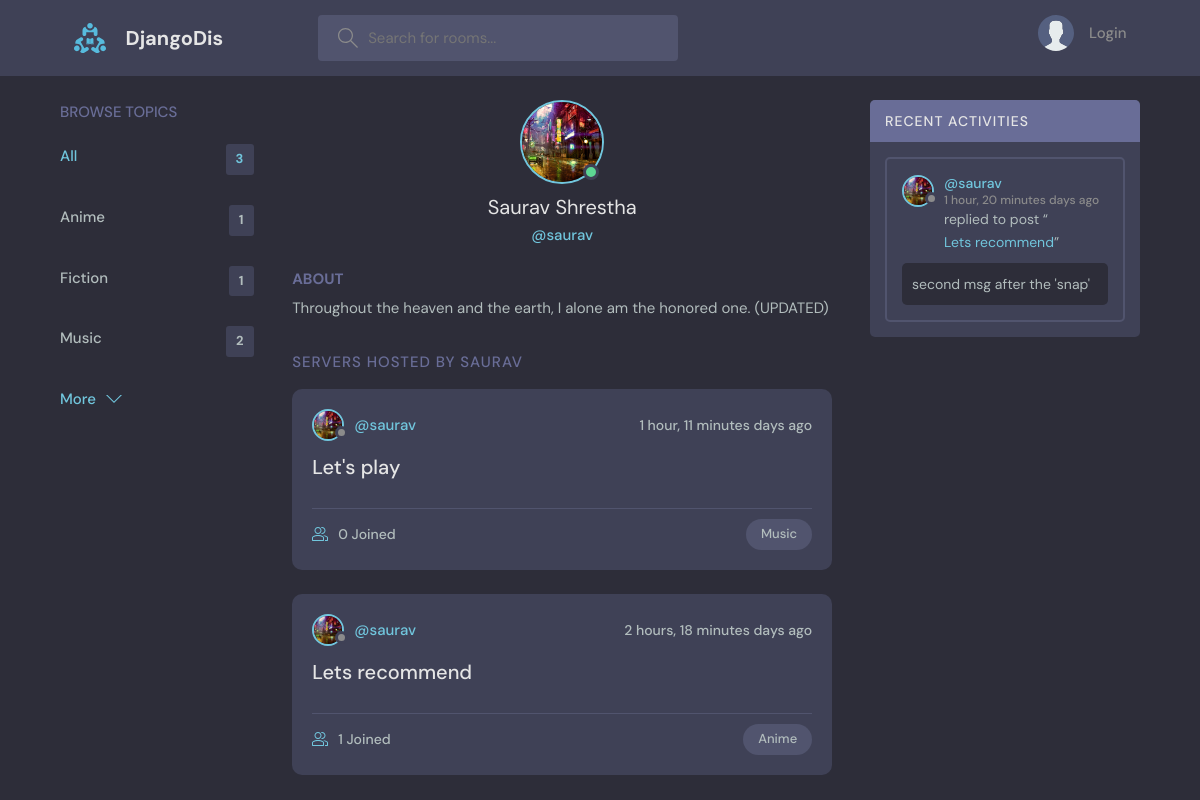
The app's page /profile/1/, older data.
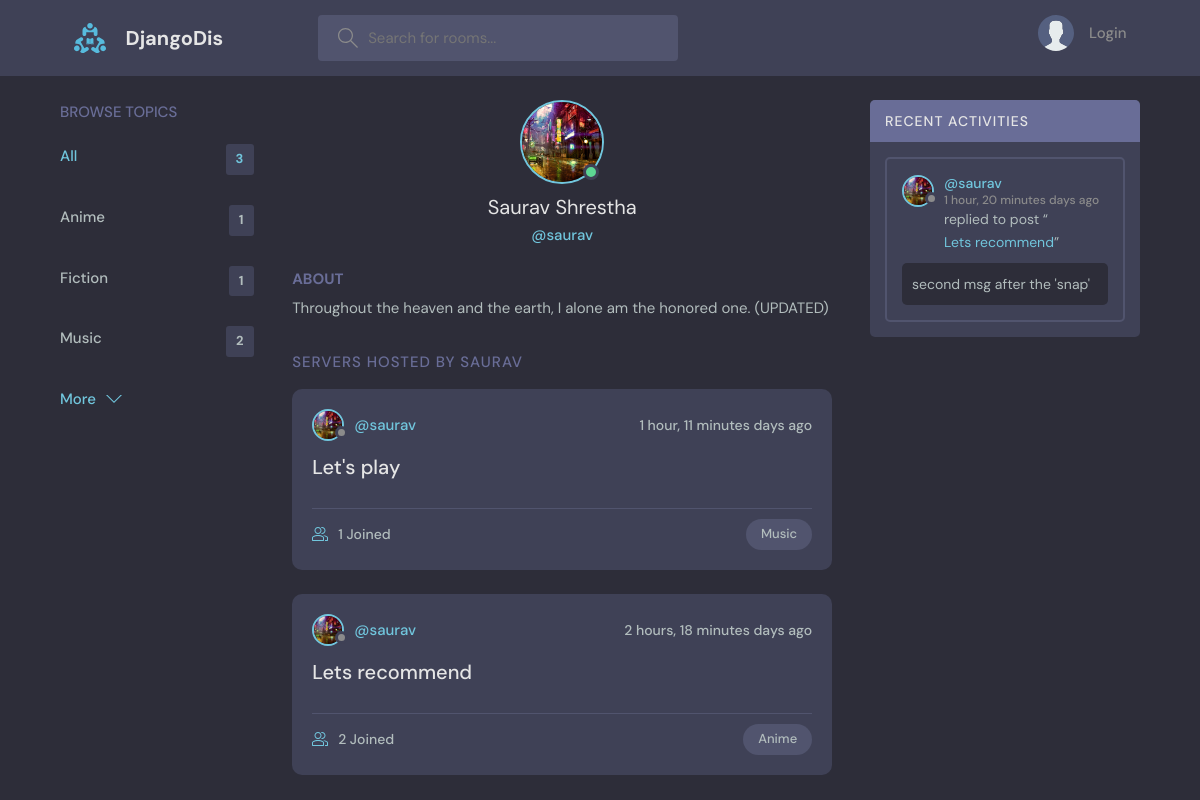
The same page, newer data.
### base/models.py (models this page shows, shortened)
class Topic(models.Model):
    name = models.CharField(max_length=220)

class User(AbstractUser):
    name = models.CharField(max_length=200, null=True)
    email = models.EmailField(unique=True)
    bio = models.TextField(null=True)
    avatar = models.ImageField(null=True, default="avatar.svg")
    USERNAME_FIELD = "email"
    REQUIRED_FIELDS = []

class Server(models.Model):
    owner = models.ForeignKey(User, on_delete=models.SET_NULL,null=True)
    topic = models.ForeignKey(Topic, on_delete=models.SET_NULL, null=True)
    name = models.CharField(max_length=200)
    description = models.TextField(null=True , blank=True) # null for db and blank for frontend
    members = models.ManyToManyField(User, related_name='members', blank=True)
    created = models.DateTimeField(auto_now_add=True)
    updated = models.DateTimeField(auto_now=True)
    class Meta:
        ordering = ['-updated', '-created']
    def __str__(self):
        return self.name

class Msg(models.Model): # Msg written cause message is keyword in django
    user = models.ForeignKey(User,on_delete=models.CASCADE)
    body = models.TextField()
    server = models.ForeignKey(Server, on_delete=models.CASCADE)
    created = models.DateTimeField(auto_now_add=True)
    updated = models.DateTimeField(auto_now=True)
    class Meta:
        ordering = ['-updated', '-created']

### base/views.py (the view)
# urls.py: path('profile/<str:pk>/', views.userProfile, name='user-profile'),
def userProfile(request, pk):
    user = User.objects.get(id=pk)
    servers = user.server_set.all()
    topics = Topic.objects.all()
    server_msgs = user.msg_set.all()
    server_count = Server.objects.all().count()
    context = {'user':user,'servers':servers, 'topics': topics, 'server_msgs': server_msgs,'server_count': server_count}
    return render (request, 'base/profile.html', context)

### base/templates/base/profile.html (shortened to what this page needs)
{% extends 'main.html' %}
{% block content %}
  <main class="profile-page layout layout--3">
    <div class="container">
      {% include 'base/topics_component.html' %}
      <div class="roomList">
        <div class="profile">
          <div class="profile__avatar">
            <div class="avatar avatar--large active">
              <img src="{{ user.avatar.url }}" />
            </div>
          </div>
          <div class="profile__info">
            <h3>{{ user.name }}</h3>
            <p>@{{ user.username }}</p>
          </div>
          <div class="profile__about">
            <h3>About</h3>
            <p>
              {{ user.bio }}
            </p>
          </div>
        </div>
        <div class="roomList__header">
          <div>
            <h2>Servers Hosted by {{ user.username }}</a>
            </h2>
          </div>
        </div>
        {% include 'base/feed_component.html' %}
      </div>
      {% include 'base/activity_component.html' %}
    </div>
  </main>
{% endblock content %}

### templates/main.html (shortened to what this page needs)
<!DOCTYPE html>
{% load static %}
<html lang="en">
  <head>
    <link rel="stylesheet" href="{% static 'css/main.css' %}" />
  </head>
  <body>
    {% include 'nav.html' %}
    {% block content %}
    {% endblock %}
  </body>
</html>

### templates/nav.html (shortened to what this page needs)
{% load static %}
<header class="header header--loggedIn">
    <div class="container">
      <a href="{% url 'home' %}" class="header__logo">
        <img src="{% static 'img/logo.svg' %}" />
        <h1>DjangoDis</h1>
      </a>
      <form class="header__search" action="{% url 'home' %}" method="GET" >
        <label>
          <input placeholder="Search for rooms..." name="nam"/>
        </label>
      </form>
      <nav class="header__menu">
        {% if request.user.is_authenticated %}
        <div class="header__user">
          <a href="{% url 'user-profile' request.user.id %}">
            <div class="avatar avatar--medium active">
              <img src="{{ request.user.avatar.url }}" />
            </div>
            <p>{{ request.user.name }}<span>@{{ request.user.username }}</span></p>
          </a>
          <button class="dropdown-button">
            <svg version="1.1" xmlns="http://www.w3.org/2000/svg" width="32" height="32" viewBox="0 0 32 32">
              <title>chevron-down</title>
              <path d="M16 21l-13-13h-3l16 16 16-16h-3l-13 13z"></path>
            </svg>
          </button>
        </div>
        <div class="dropdown-menu">
          <a href="{% url 'update-user' %}" class="dropdown-link"
            ><svg version="1.1" xmlns="http://www.w3.org/2000/svg" width="32" height="32" viewBox="0 0 32 32">
              <title>tools</title>
              <path
                d="M27.465 32c-1.211 0-2.35-0.471-3.207-1.328l-9.392-9.391c-2.369 0.898-4.898 0.951-7.355 0.15-3.274-1.074-5.869-3.67-6.943-6.942-0.879-2.682-0.734-5.45 0.419-8.004 0.135-0.299 0.408-0.512 0.731-0.572 0.32-0.051 0.654 0.045 0.887 0.277l5.394 5.395 3.586-3.586-5.394-5.395c-0.232-0.232-0.336-0.564-0.276-0.887s0.272-0.596 0.572-0.732c2.552-1.152 5.318-1.295 8.001-0.418 3.274 1.074 5.869 3.67 6.943 6.942 0.806 2.457 0.752 4.987-0.15 7.358l9.392 9.391c0.844 0.842 1.328 2.012 1.328 3.207-0 2.5-2.034 4.535-4.535 4.535zM15.101 19.102c0.26 0 0.516 0.102 0.707 0.293l9.864 9.863c0.479 0.479 1.116 0.742 1.793 0.742 1.398 0 2.535-1.137 2.535-2.535 0-0.668-0.27-1.322-0.742-1.793l-9.864-9.863c-0.294-0.295-0.376-0.74-0.204-1.119 0.943-2.090 1.061-4.357 0.341-6.555-0.863-2.631-3.034-4.801-5.665-5.666-1.713-0.561-3.468-0.609-5.145-0.164l4.986 4.988c0.391 0.391 0.391 1.023 0 1.414l-5 5c-0.188 0.188-0.441 0.293-0.707 0.293s-0.52-0.105-0.707-0.293l-4.987-4.988c-0.45 1.682-0.397 3.436 0.164 5.146 0.863 2.631 3.034 4.801 5.665 5.666 2.2 0.721 4.466 0.604 6.555-0.342 0.132-0.059 0.271-0.088 0.411-0.088z"
              ></path>
            </svg>
            Settings</a
          >
          <a href="{% url 'logout' %}" class="dropdown-link"
            ><svg version="1.1" xmlns="http://www.w3.org/2000/svg" width="32" height="32" viewBox="0 0 32 32">
              <title>sign-out</title>
              <path
                d="M3 0h22c0.553 0 1 0 1 0.553l-0 3.447h-2v-2h-20v28h20v-2h2l0 3.447c0 0.553-0.447 0.553-1 0.553h-22c-0.553 0-1-0.447-1-1v-30c0-0.553 0.447-1 1-1z"
              ></path>
              <path
                d="M21.879 21.293l1.414 1.414 6.707-6.707-6.707-6.707-1.414 1.414 4.293 4.293h-14.172v2h14.172l-4.293 4.293z"
              ></path>
            </svg>
            Logout</a>
        </div>
        {% else %}
        <a href="{% url 'login' %}">
          <img src="{% static 'img/avatar.svg' %}" />
          <p>Login</p>
        </a>
        {% endif %}
      </nav>
    </div>
  </header>

### base/templates/base/topics_component.html
<div class="topics">
    <div class="topics__header">
      <h2>Browse Topics</h2>
    </div>
    <ul class="topics__list">
      <li>
        <a href="{% url 'home' %}" class="active">All <span>{{ topics.count }}</span></a>
      </li>
      {% for topic in topics %}
      <li>
        <a href="{% url 'home' %}?nam={{topic.name}}">{{ topic.name }} <span> {{ topic.server_set.all.count }} </span></a>
      </li>
      {% endfor %}
    </ul>
    <a class="btn btn--link" href="{% url 'topics' %}">
      More
      <svg version="1.1" xmlns="http://www.w3.org/2000/svg" width="32" height="32" viewBox="0 0 32 32">
        <title>chevron-down</title>
        <path d="M16 21l-13-13h-3l16 16 16-16h-3l-13 13z"></path>
      </svg>
    </a>
  </div>

### base/templates/base/feed_component.html (shortened to what this page needs)
{% for server in servers %}
<div class="roomListRoom">
    <div class="roomListRoom__header">
      <a href="{% url 'user-profile' server.owner.id %}" class="roomListRoom__author">
        <div class="avatar avatar--small">
          <img src="{{ server.owner.avatar.url }}" />
        </div>
        <span>@{{ server.owner.username }}</span>
      </a>
      <div class="roomListRoom__actions">
        <span>{{ server.created | timesince }} days ago</span>
      </div>
    </div>
    <div class="roomListRoom__content">
      <a href="{% url 'server' server.id %}">{{ server.name }}</a>
    </div>
    <div class="roomListRoom__meta">
      <a href="{% url 'server' server.id %}" class="roomListRoom__joined">
        {{ server.members.all.count }} Joined
      </a>
      <p class="roomListRoom__topic">{{ server.topic.name }}</p>
    </div>
</div>
{% endfor %}

### base/templates/base/activity_component.html (shortened to what this page needs)
<div class="activities">
    <div class="activities__header">
        <h2>Recent Activities</h2>
    </div>
    {% for msg in server_msgs %}
    <div class="activities__box">
        <div class="activities__boxHeader roomListRoom__header">
        <a href="{% url 'user-profile' msg.user.id %}" class="roomListRoom__author">
            <div class="avatar avatar--small">
            <img src="{{ msg.user.avatar.url }}" />
            </div>
            <p>
            @{{ msg.user.username }}
            <span>{{msg.created | timesince }} days ago</span>
            </p>
        </a>
        </div>
        <div class="activities__boxContent">
        <p>replied to post “<a href="{% url 'server' msg.server.id %}">{{ msg.server }}</a>”</p>
        <div class="activities__boxRoomContent">
            {{ msg.body }}
        </div>
        </div>
    </div>
    {% endfor %}
</div>

Row changes from the older to the newer data that the page shows:
changed Server "Let's play": members.all.count "0" → "1"
changed Server "Lets recommend": members.all.count "1" → "2"
